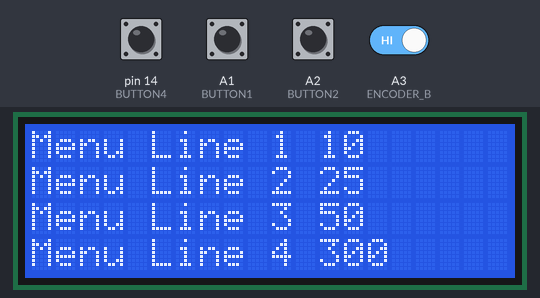
Bench run of a sketch on a simulated Arduino Uno, built with avr-gcc and run on an emulated ATmega328P. Parts: 20×4 character LCD. Inputs (shaded band) come from the test bench; at power-on: A1 (BUTTON1), A2 (BUTTON2), A3 (ENCODER_B), pin 14 (BUTTON4) HIGH. What the sketch prints to the serial monitor is not drawn.

Above: at 1.3 s.
1.4 s: pin 14 (BUTTON4) pulled LOW for 0.15 s
At 2.7 s:
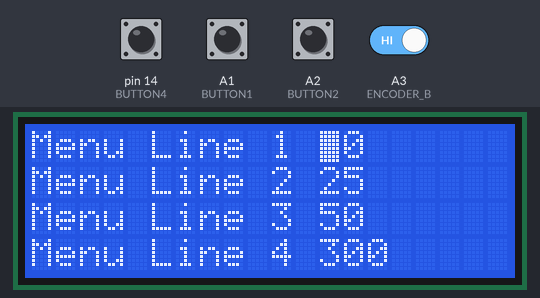
3.0 s: A1 (BUTTON1) pulled LOW for 0.15 s
At 3.5 s:
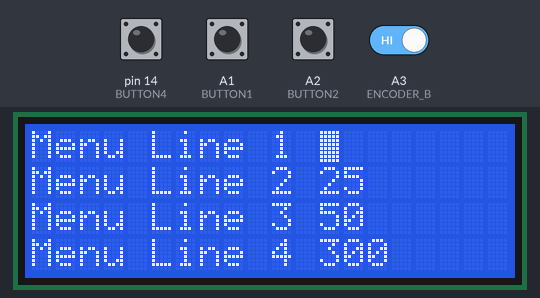
4.6 s: pin 14 (BUTTON4) pulled LOW for 1 s
At 6.4 s:
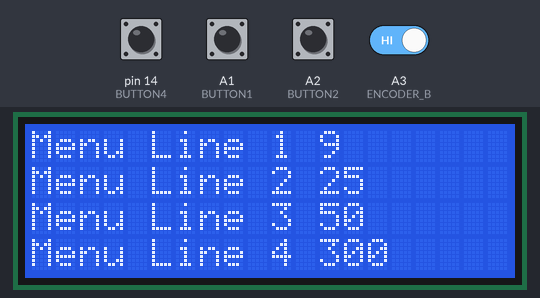
7.1 s: A1 (BUTTON1) pulled LOW for 1 s
At 8.5 s:
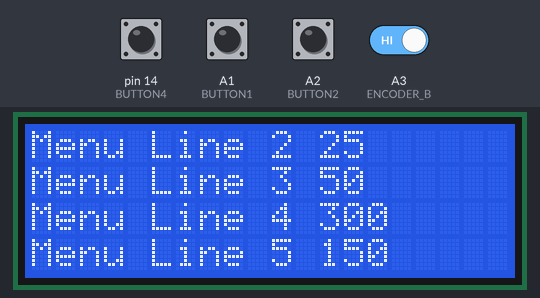
Timing chart, 0 to 10.1 s (numbered marks = the images above; inputs shaded):
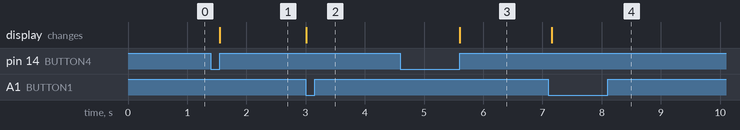

Measured:
- after the input at 1.4 s, the display: changes after 0.15 s (image 1)
- after the input at 3.0 s, the display: changes at once (image 2)
- after the input at 4.6 s, the display: changes after 1.0 s (image 3)
- after the input at 7.1 s, the display: changes after 0.06 s (image 4)

The sketch:

LCD_Menu_Test.ino
```cpp
/*
 * LCD Menu Test
 */

#include <Wire.h>
#include "LiquidCrystal_PCF8574.h"
#include "LCD_Menu.h"
#include "Encoder.h"

#define SERIAL_BAUDRATE 19200 // For console interface

#define LCD_I2C_ADDRESS 0x3F
#define LCD_ROWS 4
#define LCD_COLUMNS 20    // Characters per line

// Pin definitions
// Multifunction Board
#define BUTTON1 A1
#define BUTTON2 A2
#define BUTTON3 A3
#define LED3 11
#define LED4 10
#define LED_ON LOW
#define LED_OFF HIGH

// Encoder
#define BUTTON4 14


#define BUTTON_DEBOUNCE_TIME 150UL         // ms
#define BUTTON_LONGPRESS_TIME 600UL       // ms

#define MENU_ITEM_COUNT 8
menu_item menucontents[MENU_ITEM_COUNT] = {
  {"Menu Line 1", 12, 0, 10},
  {"Menu Line 2", 12, 1, 30},
  {"Menu Line 3", 12, 1, 100},
  {"Menu Line 4", 12, 2, 500},
  {"Menu Line 5", 12, 3, 300},
  {"Menu Line 6", 12, 4, 1300},
  {"Menu Line 7", 12, 5, 10000},
  {"Menu Line 8", 12, 6, 900}
};

int values[MENU_ITEM_COUNT] = { 10, 25, 50, 300, 150, 1254, 9335, 834 };

LiquidCrystal_PCF8574 lcd(LCD_I2C_ADDRESS);  // set the LCD address
LCD_Menu menu(LCD_ROWS, LCD_COLUMNS);
bool button1shadow, button2shadow, button3shadow;
unsigned long button3time;
bool buttonDebounce;
int8_t delta;

// print debug output on console interface
void debug(char *sFmt, ...)
{
  char acTmp[128];       // place holder for sprintf output
  va_list args;          // args variable to hold the list of parameters
  va_start(args, sFmt);  // mandatory call to initilase args

  vsprintf(acTmp, sFmt, args);
  Serial.print(acTmp);
  // mandatory tidy up
  va_end(args);
  return;
}

void setup_LCD() {
  int error;
  // Check for presence of the LCD at the I2C address
  Wire.begin();
  Wire.beginTransmission(LCD_I2C_ADDRESS);
  error = Wire.endTransmission();

  if (error != 0) {
    debug("Error: <%d> - LCD not found at I2C address 0x%X\n", error, LCD_I2C_ADDRESS );
  } // if

  lcd.begin(LCD_COLUMNS, LCD_ROWS); // initialize the lcd
  lcd.setBacklight(1);
  lcd.noCursor();
  lcd.noBlink();
  lcd.home();
  lcd.clear();
}

void setup_serial() {
  // Open serial communications and wait for port to open:
  Serial.begin(SERIAL_BAUDRATE);
  while (!Serial) {
    ; // wait for serial port to connect. Needed for native USB port only
  }
  debug("LCD Menu Test\n");
}

void setup_menu() {
  menu.setMenuItems(menucontents, MENU_ITEM_COUNT);
}

void setup() {
  setup_serial();
  setup_menu();
  setup_LCD();

  button1shadow = false;
  button2shadow = false;
  button3shadow = false;


  // initialize Rotary Encoder
  pinMode(BUTTON4, INPUT_PULLUP);

  beginEncoder();

  menu.setCallbackValueChange(menuItemValueChange);
  menu.setCallbackValueGet(menuItemValueGet);
  menu.updateLCD();

}

void menuItemValueChange(int change) {
  int selectedItem = menu.getSelectedMenuItem();
  if (selectedItem < 1) return;   // noting selected
  selectedItem--;   // convert to zero based index
  switch (change) {
    case 1:   // up
      values[selectedItem]++;
      break;
    case 2:   // down
      values[selectedItem]--;
      break;
    default:
      break;
  }
}

int menuItemValueGet(int menuItem) {
  return (values[menuItem-1]);
}

void rangeCheck(int selectedItem) {
  if (values[selectedItem] > menucontents[selectedItem].datamax)
    values[selectedItem] = menucontents[selectedItem].datamax;
  if  (values[selectedItem] < menucontents[selectedItem].datamin)
    values[selectedItem] = menucontents[selectedItem].datamin;
}

void loop() {

  if(!digitalRead(BUTTON1)) {
    if (!button1shadow) {
      //debug("Button 1 activated\n");
      button1shadow = true;
      menu.uiDown();
      buttonDebounce = true;
    }
  } else {
      button1shadow = false;
  }

  if(!digitalRead(BUTTON2)) {
    if (!button2shadow) {
      //debug("Button 2 activated\n");
      button2shadow = true;
      menu.uiUp();
      buttonDebounce = true;
    }
  } else {
    button2shadow = false;
  }

  if(!digitalRead(BUTTON4)) {
    if (!button3shadow) {
      //debug("Button 3 activated\n");
      button3shadow = true;
      button3time = millis();

    }
  } else {
    if (button3shadow) {
      if ((millis() - button3time) < BUTTON_LONGPRESS_TIME) {
        menu.uiSelect(false);
      } else {
        menu.uiSelect(true);  // long press
      }
    }
    button3shadow = false;
  }

  if (buttonDebounce) {
      delay(BUTTON_DEBOUNCE_TIME);
      buttonDebounce=false;
    }

  // has the encoder value been updated?
  if (updateEncoders(&delta)) {
    int selectedItem = menu.getSelectedMenuItem();
    if (selectedItem < 1) return;   // noting selected
    selectedItem--;   // convert to zero based index
    values[selectedItem] += delta;
    rangeCheck(selectedItem);
    menu.updateSelectedMenuItemValue();
  }
}

void lcdPrint(char *sFmt, ...)
{
  char acTmp[128];       // place holder for sprintf output
  va_list args;          // args variable to hold the list of parameters
  va_start(args, sFmt);  // mandatory call to initilase args

  vsprintf(acTmp, sFmt, args);
  lcd.print(acTmp);
  // mandatory tidy up
  va_end(args);
  return;
}
```

Encoder.h
```cpp
// rotary encoder include file by 'jurs' for Arduino Forum
// https://forum.arduino.cc/index.php?topic=318170.msg2202599#msg2202599

#include <Arduino.h>

// Encoder pins
#define ENCODER_A 18
#define ENCODER_B 17

volatile byte state_ISR;
volatile int8_t count_ISR;

// extern void debug(char *sFmt, ...);

void startTimer2()  // start TIMER2 interrupts
{
  noInterrupts();
  // Timer 2 CTC mode
  TCCR2B = (1<<WGM22) | (1<<CS22)  | (1<<CS20);
  TCCR2A = (1<<WGM21);
  OCR2A = 124;   // 249==500,  124==1000 interrupts per second
                 // 63 ==2000,  31==4000
                 // 15 ==8000,   7==16000
  TIMSK2 = (1<<OCIE2A); // enable Timer 2 interrupts
  interrupts();
}

void stopTimer2() // stop TIMER2 interrupts
{
  noInterrupts();
  TIMSK2 = 0;
  interrupts();
}

int8_t readEncoder()
{ // this function is called within timer interrupt to read one encoder!
  int8_t result=0;
  byte state=state_ISR;
  state= state<<2 | (byte)digitalRead(ENCODER_A)<<1 | (byte)digitalRead(ENCODER_B);
  state= state & 0xF;   // keep only the lower 4 bits
  /*// next two lines would be code to read 'quarter steps'
  if (state==0b0001 || state==0b0111 || state==0b1110 || state==0b1000) result= -1;
  else if (state==0b0010 || state==0b1011 || state==0b1101 || state==0b0100) result= 1;
  */
  // next two lines is code to read 'full steps'
  if (state==0b0001) result= -1;
  else if (state==0b0010) result= 1;

  state_ISR = state;
  return result;
}

void beginEncoder()
{ // active internal pullup resistors on each encoder pin and start timer2
  pinMode(ENCODER_A, INPUT_PULLUP);
  pinMode(ENCODER_B, INPUT_PULLUP);
  readEncoder(); // Initialize start condition
  startTimer2();
}

// called from main program
// returns true if we have seen encoder pulses since last call
// delta contains the number encoder pulses since last call
boolean updateEncoders(int8_t *delta)
{ // read the 'volatile' ISR variables and pass it onto calling function

  if (count_ISR!=0)
  {
    noInterrupts();
    *delta = count_ISR;
    count_ISR=0;
    interrupts();
    return true;
  }
  *delta = 0;
  return false;
}


ISR(TIMER2_COMPA_vect)  // handling of TIMER2 interrupts
{
  count_ISR += readEncoder();
}
```

LCD_Menu.h
```cpp
/*
 * LCD_Menu.h
 */

#ifndef LCD_Menu_h
#define LCD_Menu_h

typedef struct {
  char text[20];
  uint8_t datacolumn;
  int datamin;
  int datamax;
} menu_item;

class LCD_Menu {
  public:
    LCD_Menu(uint8_t rows, uint8_t columns);
    void setMenuItems(menu_item* menuitems, uint8_t number_of_items);
    void updateLCD();
    void uiUp();
    void uiDown();
    void uiSelect(bool longPress);
    bool getEditMode();
    int  getSelectedMenuItem();
    void updateSelectedMenuItemValue();

    void setCallbackValueChange(void (*changeMenuItemValue)(int));
    void setCallbackValueGet(int (*getMenuItemValue)(int));

  private:
    void (*_changeMenuItemValue)(int);
    int (*_getMenuItemValue)(int);
    void _moveMenu(bool down);
    void _setEditMode(bool enable);
    void _updateCursor();

    bool _edit_mode;
    uint8_t _lcd_rows;
    uint8_t _lcd_columns;
    uint8_t _menu_item_first_visible;
    uint8_t _menu_item_selected;
    uint8_t _menu_items_count;
    menu_item *_menuitems;
};

#endif
```

Source omitted: LCD_Menu.cpp (11862 bytes)
